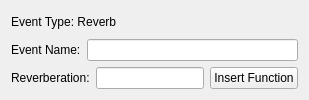
            <widget class="QWidget" name="revPage">
                <property name="minimumWidth"><number>600</number></property>
                <property name="maximumWidth"><number>600</number></property>
                <property name="sizePolicy">
                  <sizepolicy hsizetype="Fixed" vsizetype="Preferred">
                    <horstretch>0</horstretch><verstretch>0</verstretch>
                  </sizepolicy>
                </property>
                <layout class="QVBoxLayout" name="revPageLayout">
                    <item>
                        <layout class="QHBoxLayout" name="revTypeLayout">
                          <item>
                            <widget class="QLabel" name="revTypeLabel">
                            <property name="text"><string>Event Type: Reverb</string></property>
                            </widget>
                          </item>
                        </layout>
                        </item>
                        <item>
                        <layout class="QHBoxLayout" name="revNameLayout">
                            <item>
                                <widget class="QLabel" name="revNameLabel">
                                <property name="text"><string>Event Name:</string></property>
                                </widget>
                            </item>
                            <item>
                                <widget class="QLineEdit" name="revNameEntry"/>
                            </item>
                        </layout>
                        </item>
                        <item>
                        <layout class="QHBoxLayout" name="revBuilderLayout">
                            <item>
                                <widget class="QLabel" name="revBuilderLabel">
                                <property name="text"><string>Reverberation:</string></property>
                                </widget>
                            </item>
                            <item>
                                <widget class="QLineEdit" name="revBuilderEntry"/>
                            </item>
                            <item>
                                <widget class="QPushButton" name="revBuilderFunButton">
                                <property name="text">
                                    <string>Insert Function</string>
                                </property>
                                </widget>
                            </item>
                        </layout>
                        </item>
                </layout>
            </widget>
